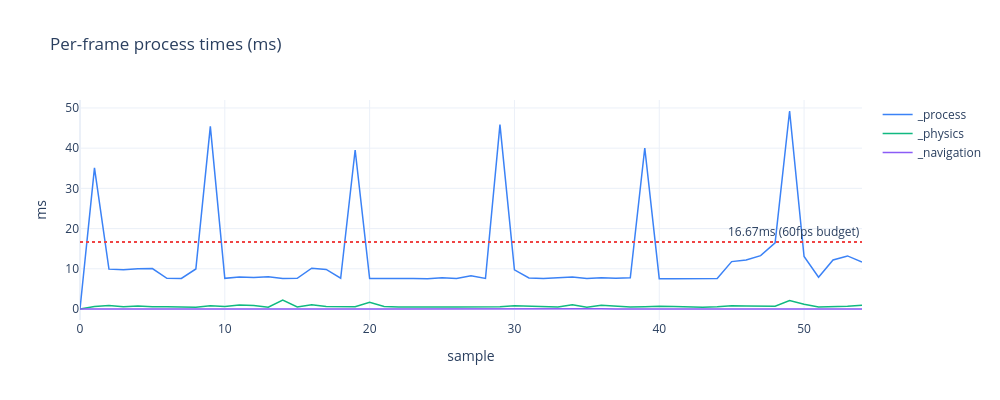

This figure's notebook cell:
### Markdown cell above
## 4 — Process & physics times

### Code cell
fig = go.Figure()

time_cols = {
    'time/process':            ('_process',   '#3B82F6'),
    'time/physics_process':    ('_physics',   '#10B981'),
    'time/navigation_process': ('_navigation','#8B5CF6'),
}
for col, (label, color) in time_cols.items():
    if col in df.columns:
        fig.add_trace(go.Scatter(
            x=SAMPLES, y=df[col] * 1000,  # seconds -> ms
            mode='lines', name=label,
            line=dict(color=color, width=1.5)
        ))

# 16.67ms budget line
fig.add_hline(y=16.67, line_dash='dot', line_color='#EF4444',
              annotation_text='16.67ms (60fps budget)', annotation_position='top right')

fig.update_layout(
    title='Per-frame process times (ms)',
    xaxis_title='sample', yaxis_title='ms',
    template='plotly_white', width=1000, height=400
)
fig.write_image(OUT / '04_process_times.png')
fig.show()

### Figure 1 — Plotly figure (JSON) as saved in the notebook; plotly's stock layout.template omitted (floating-point values rounded to 4 significant figures)
{"data": [{"line": {"color": "#3B82F6", "width": 1.5}, "mode": "lines", "name": "_process", "type": "scatter", "x": [0, 1, 2, 3, 4, 5, 6, 7, 8, 9, 10, 11, 12, 13, 14, 15, 16, 17, 18, 19, 20, 21, 22, 23, 24, 25, 26, 27, 28, 29, 30, 31, 32, 33, 34, 35, 36, 37, 38, 39, 40, 41, 42, 43, 44, 45, 46, 47, 48, 49, 50, 51, 52, 53, 54], "y": [0.0, 35.09, 9.916, 9.788, 9.987, 10.06, 7.626, 7.594, 9.948, 45.42, 7.618, 7.964, 7.813, 8.042, 7.612, 7.626, 10.15, 9.85, 7.653, 39.54, 7.565, 7.612, 7.69, 7.592, 7.519, 7.765, 7.573, 8.281, 7.595, 45.84, 9.732, 7.73, 7.594, 7.758, 7.977, 7.579, 7.761, 7.618, 7.763, 40.04, 7.549, 7.551, 7.603, 7.676, 7.606, 11.79, 12.17, 13.28, 16.45, 49.24, 13.06, 7.917, 12.18, 13.2, 11.67]}, {"line": {"color": "#10B981", "width": 1.5}, "mode": "lines", "name": "_physics", "type": "scatter", "x": [0, 1, 2, 3, 4, 5, 6, 7, 8, 9, 10, 11, 12, 13, 14, 15, 16, 17, 18, 19, 20, 21, 22, 23, 24, 25, 26, 27, 28, 29, 30, 31, 32, 33, 34, 35, 36, 37, 38, 39, 40, 41, 42, 43, 44, 45, 46, 47, 48, 49, 50, 51, 52, 53, 54], "y": [0.0, 0.601, 0.849, 0.579, 0.728, 0.55, 0.573, 0.445, 0.465, 0.787, 0.637, 0.967, 0.872, 0.45, 2.203, 0.488, 1.045, 0.619, 0.613, 0.582, 1.683, 0.651, 0.487, 0.542, 0.544, 0.488, 0.468, 0.51, 0.471, 0.565, 0.78, 0.675, 0.541, 0.48, 1.051, 0.466, 0.914, 0.786, 0.477, 0.551, 0.694, 0.616, 0.453, 0.443, 0.533, 0.805, 0.772, 0.67, 0.682, 2.089, 1.189, 0.485, 0.551, 0.673, 0.915]}, {"line": {"color": "#8B5CF6", "width": 1.5}, "mode": "lines", "name": "_navigation", "type": "scatter", "x": [0, 1, 2, 3, 4, 5, 6, 7, 8, 9, 10, 11, 12, 13, 14, 15, 16, 17, 18, 19, 20, 21, 22, 23, 24, 25, 26, 27, 28, 29, 30, 31, 32, 33, 34, 35, 36, 37, 38, 39, 40, 41, 42, 43, 44, 45, 46, 47, 48, 49, 50, 51, 52, 53, 54], "y": [0.0, 0.01, 0.011, 0.021, 0.017, 0.013, 0.008, 0.036, 0.008, 0.026, 0.034, 0.008, 0.028, 0.008, 0.009, 0.038, 0.014, 0.029, 0.011, 0.013, 0.024, 0.008, 0.019, 0.007, 0.008, 0.007, 0.037, 0.027, 0.007, 0.093, 0.029, 0.011, 0.028, 0.02, 0.008, 0.008, 0.043, 0.012, 0.019, 0.008, 0.02, 0.008, 0.008, 0.007, 0.007, 0.012, 0.014, 0.01, 0.01, 0.015, 0.013, 0.009, 0.067, 0.01, 0.016]}], "layout": {"annotations": [{"showarrow": false, "text": "16.67ms (60fps budget)", "x": 1, "xanchor": "right", "xref": "x domain", "y": 16.67, "yanchor": "bottom", "yref": "y"}], "height": 400, "shapes": [{"line": {"color": "#EF4444", "dash": "dot"}, "type": "line", "x0": 0, "x1": 1, "xref": "x domain", "y0": 16.67, "y1": 16.67, "yref": "y"}], "title": {"text": "Per-frame process times (ms)"}, "width": 1000, "xaxis": {"title": {"text": "sample"}}, "yaxis": {"title": {"text": "ms"}}}}
